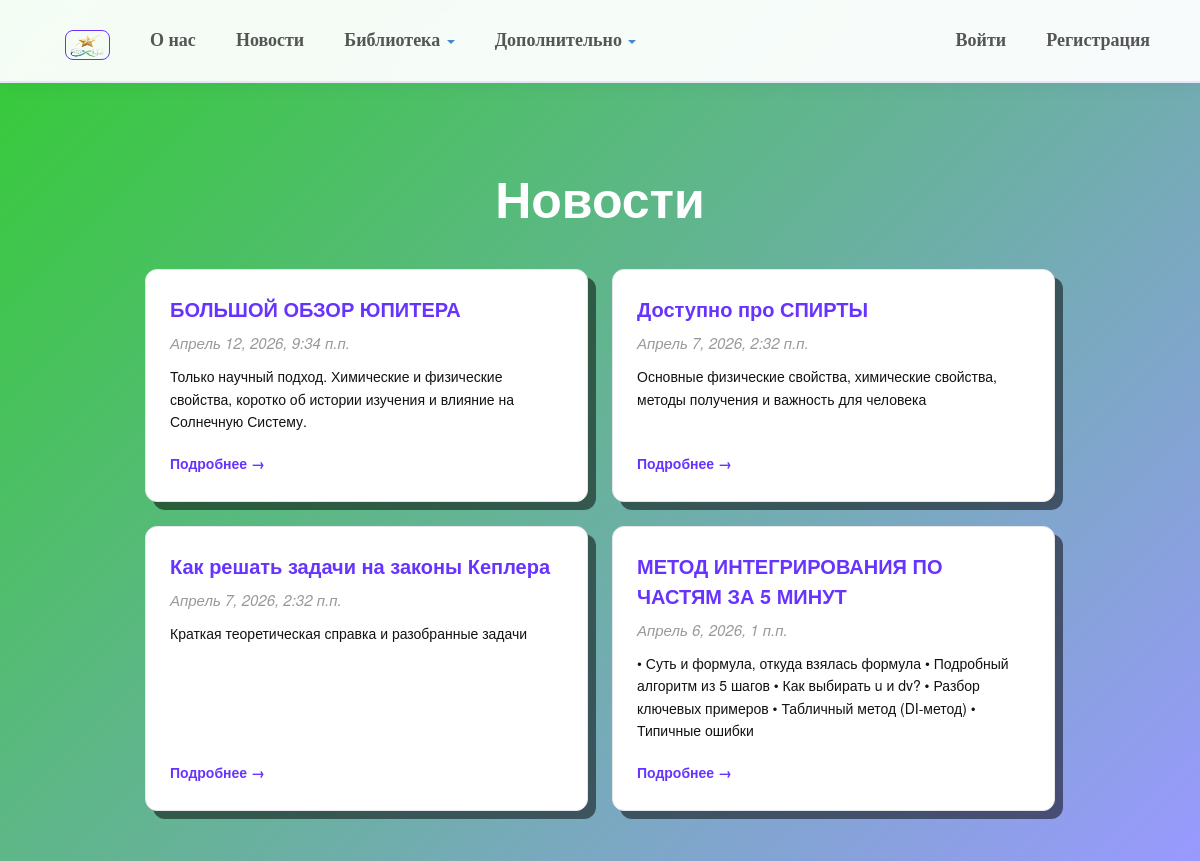
/blog, run on an earlier commit of the app's database.
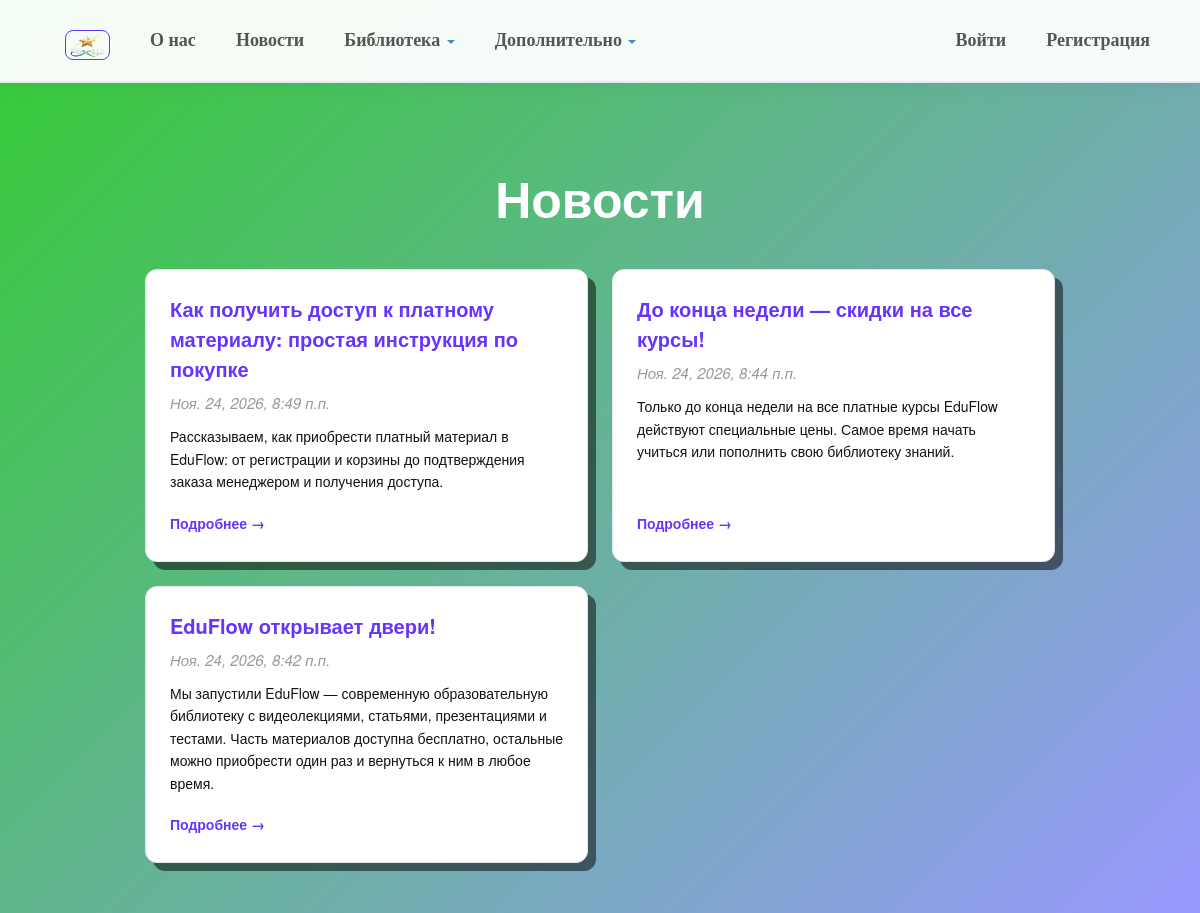
And on a later commit of the database.
### app/models.py (models this page shows, shortened)
class Blog(models.Model):
    title = models.CharField(max_length = 100, unique_for_date = "posted", verbose_name = "Заголовок")
    description = models.TextField(verbose_name= "Краткое содержание" )
    content = models.TextField(verbose_name= "Полное содержание")
    posted = models.DateTimeField(default=timezone.now, db_index=True, verbose_name="Опубликована")
    author = models.ForeignKey(User, null=True, blank=True, on_delete = models.SET_NULL, verbose_name = "Автор")
    image = models.FileField(default='temp.jpg', verbose_name= "Путь к картинке")
    class Meta:
        db_table = "Posts"
        ordering = ["-posted"]
        verbose_name = "статья блога"
        verbose_name_plural = "статьи блога"

### app/views.py (the view)
# urls.py: path('blog', views.blog, name = 'blog'),
def blog(request):
    posts = Blog.objects.all()
    assert isinstance(request, HttpRequest)
    return render(
        request,
        'app/blog.html',
    {
        'title':'Материалы',
        'posts': posts,
        'year': datetime.now().year,
    }
    )

### app/context_processors.py (called while the page is built)
def roles(request):
    user = request.user
    return {
        'is_admin': is_admin(user),
        'is_manager': is_manager(user),
        'is_client': is_client(user),
    }

### app/roles.py (called while the page is built)
def _in_group(user, name):
    if not user.is_authenticated:
        return False
    groups = getattr(user, '_role_groups', None)
    if groups is None:
        groups = set(user.groups.values_list('name', flat=True))
        user._role_groups = groups
    return name in groups

def is_admin(user):
    return user.is_authenticated and user.is_superuser

def is_manager(user):
    return not is_admin(user) and _in_group(user, MANAGER_GROUP)

def is_client(user):
    return (user.is_authenticated and not user.is_superuser
            and not _in_group(user, MANAGER_GROUP)
            and _in_group(user, CLIENT_GROUP))

### app/templates/app/blog.html
{% extends 'app/layout.html' %}
{% load static %}
{% block extra_css %}
<link rel="stylesheet" href="{% static 'app/content/blog.css' %}">
{% endblock %}
{% block content %}
<div class="page-wrapper">
    <h2 class="page-title">Новости</h2>
    <div class="posts-grid">
        {% for post in posts %}
        <div class="post-card">
            <h3 class="post-title">{{ post.title }}</h3>
            <time class="post-date">{{ post.posted }}</time>
            <p class="post-description">{{ post.description }}</p>
            <a href="{% url 'blogpost' parametr=post.id %}" class="post-link">Подробнее →</a>
        </div>
        {% endfor %}
    </div>
</div>
{% endblock %}

What changed in the data, as far as the page shows it:
removed Blog: title "БОЛЬШОЙ ОБЗОР ЮПИТЕРА", posted "Апрель 12, 2026, 9:34 п.п.", description "Только научный подход. Химические и физические свойства, коротко об истории изучения и влияние на Солнечную Систему."
removed Blog: title "Доступно про СПИРТЫ", posted "Апрель 7, 2026, 2:32 п.п.", description "Основные физические свойства, химические свойства, методы получения и важность для человека"
removed Blog: title "Как решать задачи на законы Кеплера", posted "Апрель 7, 2026, 2:32 п.п.", description "Краткая теоретическая справка и разобранные задачи"
removed Blog: title "МЕТОД ИНТЕГРИРОВАНИЯ ПО ЧАСТЯМ ЗА 5 МИНУТ", posted "Апрель 6, 2026, 1 п.п.", description "• Суть и формула, откуда взялась формула • Подробный алгоритм из 5 шагов • Как выбирать u и dv? • Разбор ключевых примеров • Табличный метод (DI-метод) • Типичные ошибки"
added Blog: title "Как получить доступ к платному материалу: простая инструкция по покупке", posted "Ноя. 24, 2026, 8:49 п.п.", description "Рассказываем, как приобрести платный материал в EduFlow: от регистрации и корзины до подтверждения заказа менеджером и получения доступа."
added Blog: title "До конца недели — скидки на все курсы!", posted "Ноя. 24, 2026, 8:44 п.п.", description "Только до конца недели на все платные курсы EduFlow действуют специальные цены. Самое время начать учиться или пополнить свою библиотеку знаний."
added Blog: title "EduFlow открывает двери!", posted "Ноя. 24, 2026, 8:42 п.п.", description "Мы запустили EduFlow — современную образовательную библиотеку с видеолекциями, статьями, презентациями и тестами. Часть материалов доступна бесплатно, остальные можно приобрести один раз и вернуться к ним в любое время."
